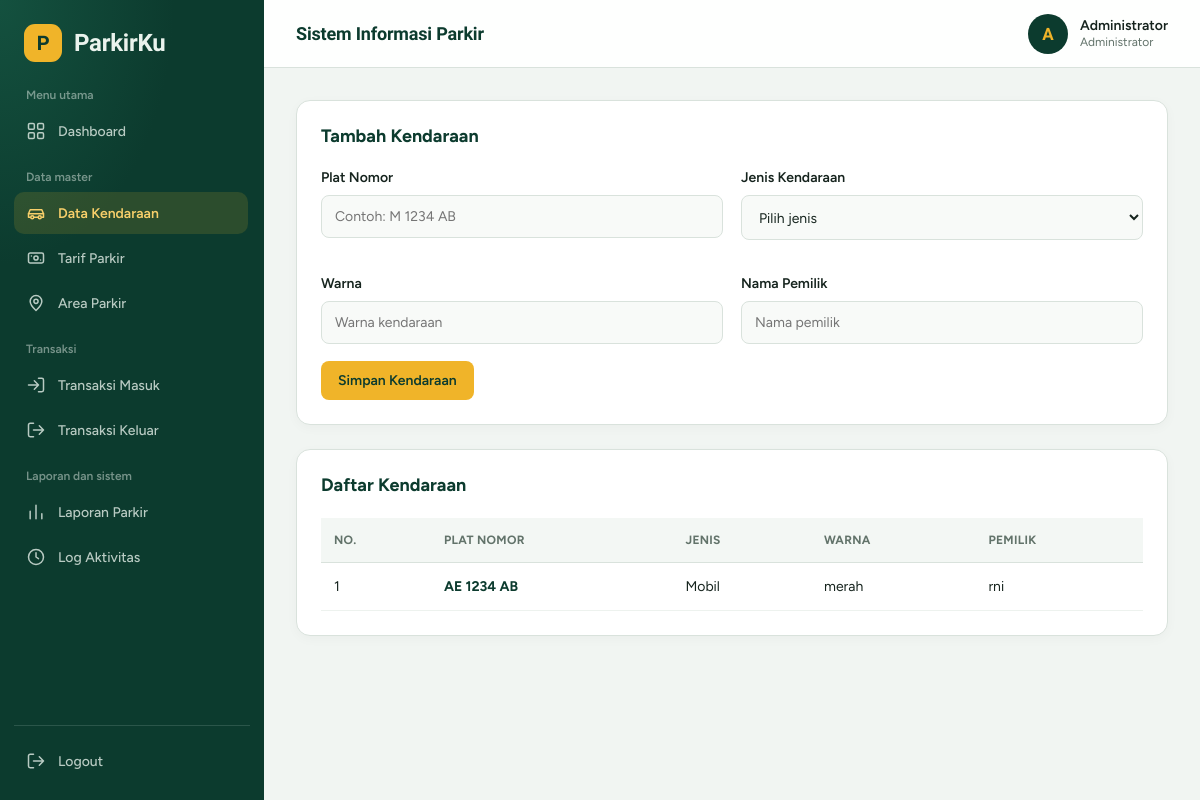
/parkir/admin/kendaraan.php (signed in), run on the app's committed database.
### tables this page shows
CREATE TABLE `tb_kendaraan` (
  `id_kendaraan` int(11) NOT NULL,
  `plat_nomor` varchar(15) NOT NULL,
  `jenis_kendaraan` varchar(20) NOT NULL,
  `warna` varchar(20) DEFAULT NULL,
  `pemilik` varchar(100) DEFAULT NULL,
  `id_user` int(11) DEFAULT NULL
);

### parkir/admin/kendaraan.php (the view, shortened to what this page needs)
<?php
require_once __DIR__ . '/../koneksi.php';
$data = $pdo->query(
    'SELECT k.*, u.nama_lengkap
     FROM tb_kendaraan k
     LEFT JOIN tb_user u ON u.id_user = k.id_user
     ORDER BY k.id_kendaraan DESC'
)->fetchAll();
require 'header.php';
?>
<div class="panel">
    <div class="panel-header">
        <h2 class="panel-title">Tambah Kendaraan</h2>
    </div>
    <form method="POST">
        <div class="form-grid">
            <div class="form-group">
                <label>Plat Nomor</label>
                <input name="plat_nomor" placeholder="Contoh: M 1234 AB"
                       maxlength="20" required>
            </div>
            <div class="form-group">
                <label>Jenis Kendaraan</label>
                <select name="jenis_kendaraan" required>
                    <option value="">Pilih jenis</option>
                </select>
            </div>
            <div class="form-group">
                <label>Warna</label>
                <input name="warna" placeholder="Warna kendaraan">
            </div>
            <div class="form-group">
                <label>Nama Pemilik</label>
                <input name="pemilik" placeholder="Nama pemilik" required>
            </div>
        </div>
        <button class="btn btn-primary" type="submit">Simpan Kendaraan</button>
    </form>
</div>
<div class="panel">
    <div class="panel-header">
        <h2 class="panel-title">Daftar Kendaraan</h2>
    </div>
    <div class="table-wrap">
        <table>
            <thead>
                <tr>
                    <th>No.</th>
                    <th>Plat Nomor</th>
                    <th>Jenis</th>
                    <th>Warna</th>
                    <th>Pemilik</th>
                </tr>
            </thead>
            <tbody>
            <?php foreach ($data as $i => $k): ?>
                <tr>
                    <td><?= $i + 1 ?></td>
                    <td><strong><?= htmlspecialchars($k['plat_nomor']) ?></strong></td>
                    <td><?= htmlspecialchars(ucfirst($k['jenis_kendaraan'])) ?></td>
                    <td><?= htmlspecialchars($k['warna'] ?? '-') ?></td>
                    <td><?= htmlspecialchars($k['pemilik']) ?></td>
                </tr>
            <?php endforeach; ?>
            </tbody>
        </table>
    </div>
</div>
<?php require 'footer.php'; ?>

### parkir/style.css (style rules this page uses)
:root { --navy: #172554; --blue: #2563eb; --blue-light: #eff6ff; --background: #f4f7fb; --white: #ffffff; --text: #1e293b; --muted: #64748b; --border: #e2e8f0; --green: #15803d; --red: #dc2626; }
* { box-sizing: border-box; margin: 0; padding: 0; }
body { font-family: Arial, Helvetica, sans-serif; background: var(--background); color: var(--text); font-size: 14px; }
.panel { background: white; border: 1px solid var(--border); border-radius: 14px; padding: 24px; margin-bottom: 24px; box-shadow: 0 3px 12px #0f172a08; }
.panel-header { display: flex; justify-content: space-between; align-items: center; gap: 12px; margin-bottom: 22px; }
.panel-title { font-size: 18px; color: var(--navy); }
.form-grid { display: grid; grid-template-columns: repeat(2, minmax(0, 1fr)); gap: 18px; }
.form-group { margin-bottom: 17px; }
.form-group label { display: block; font-weight: 600; margin-bottom: 9px; }
input, select, textarea { width: 100%; padding: 12px 13px; border: 1px solid #cbd5e1; border-radius: 8px; outline: none; font: inherit; background: white; color: var(--text); }
.btn { display: inline-block; border: none; border-radius: 8px; padding: 11px 17px; font: inherit; font-weight: 600; cursor: pointer; text-align: center; }
.btn-primary { background: var(--blue); color: white; }
.table-wrap { width: 100%; overflow-x: auto; }
table { width: 100%; border-collapse: collapse; white-space: nowrap; }
th { background: #f8fafc; color: #475569; font-size: 12px; text-align: left; text-transform: uppercase; letter-spacing: 0.3px; }
th, td { padding: 15px 13px; border-bottom: 1px solid var(--border); }

### parkir/admin/header.php (style rules this page uses)
:root { --adm-green: #0c3b2e; --adm-green-2: #14513f; --adm-sign: #f0b429; --adm-sign-soft: #f7cf6a; --adm-bg: #f1f5f2; --adm-text: #16241e; --adm-muted: #62736a; --adm-line: #d9e2dc; --adm-display: 'Bricolage Grotesque', 'Segoe UI', system-ui, sans-serif; --adm-sans: 'Figtree', system-ui, -apple-system, 'Segoe UI', Roboto, sans-serif; --adm-sidebar: 264px; }
* { box-sizing: border-box; }
body { margin: 0; font-family: var(--adm-sans); background: var(--adm-bg); color: var(--adm-text); -webkit-font-smoothing: antialiased; }

### parkir/admin/kendaraan.php (style rules this page uses)
.admin-content .panel { background-color: #ffffff !important; border-color: #d9e2dc !important; }
.admin-content .panel-title, .admin-content .panel-header h2 { color: #0c3b2e !important; }
.admin-content .form-group label { color: #16241e !important; }
.admin-content .form-group input, .admin-content .form-group select { background-color: #f8faf8 !important; border-color: #d9e2dc !important; color: #16241e !important; }
.admin-content .btn-primary { background-color: #f0b429 !important; border-color: #f0b429 !important; color: #0c3b2e !important; }
.admin-content table th { background-color: #f3f7f4 !important; border-bottom-color: #d9e2dc !important; color: #62736a !important; }
.admin-content table td { border-bottom-color: #edf2ee !important; color: #16241e !important; }
.admin-content table td strong { color: #0c3b2e !important; }

### data on the page
tb_kendaraan: plat_nomor "AE 1234 AB", jenis_kendaraan "Mobil", warna "merah", pemilik "rni"

### other printed values
$judulGrup "Menu utama"
$label "Dashboard"
$judulGrup "Data master"
$label "Data Kendaraan"
$label "Tarif Parkir"
$label "Area Parkir"
$judulGrup "Transaksi"
$label "Transaksi Masuk"
$label "Transaksi Keluar"
$judulGrup "Laporan dan sistem"
$label "Laporan Parkir"
$label "Log Aktivitas"
$inisial "A"
$namaAdmin "Administrator"
